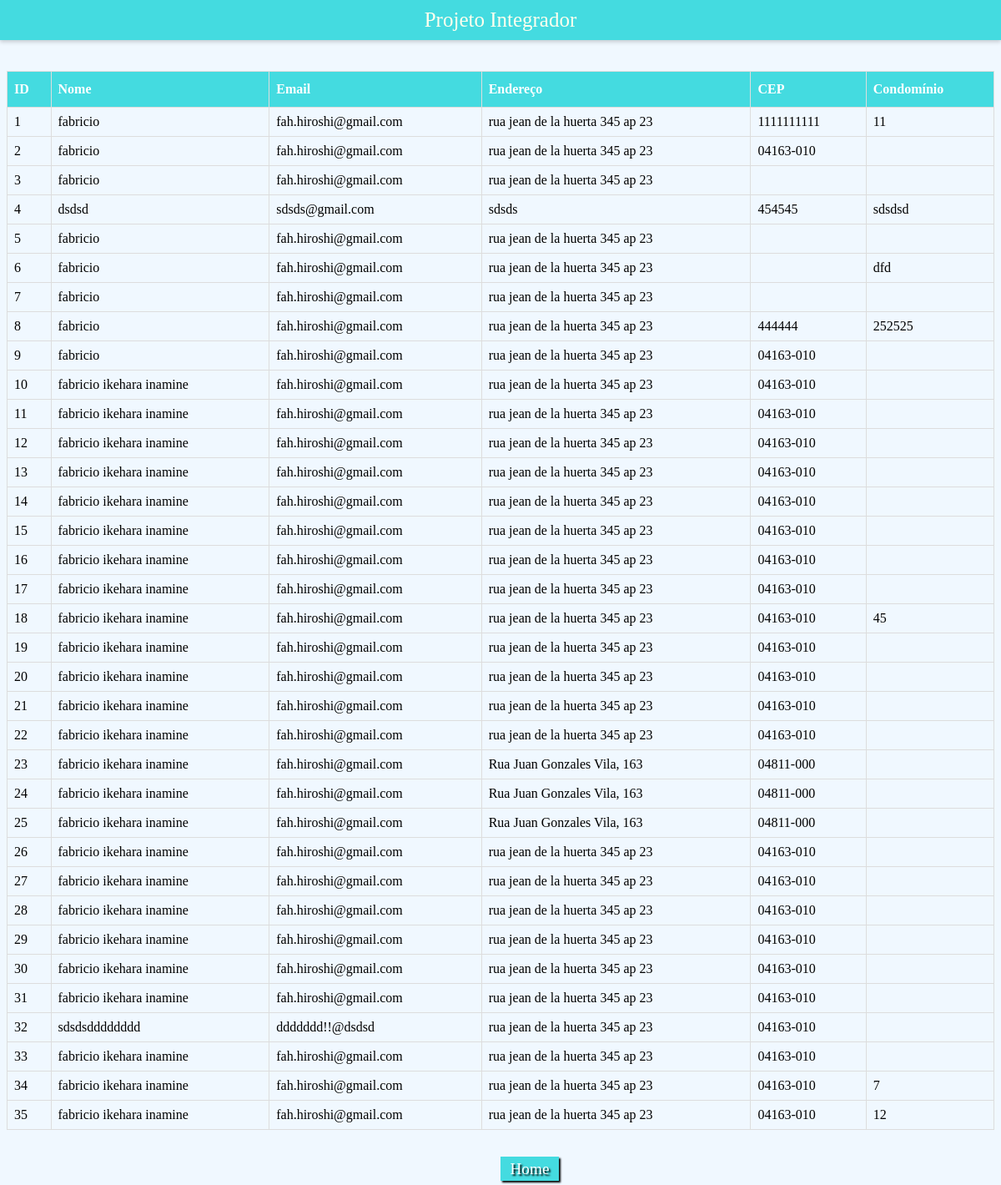
Before: /exibir_usuarios/ with the older database file.
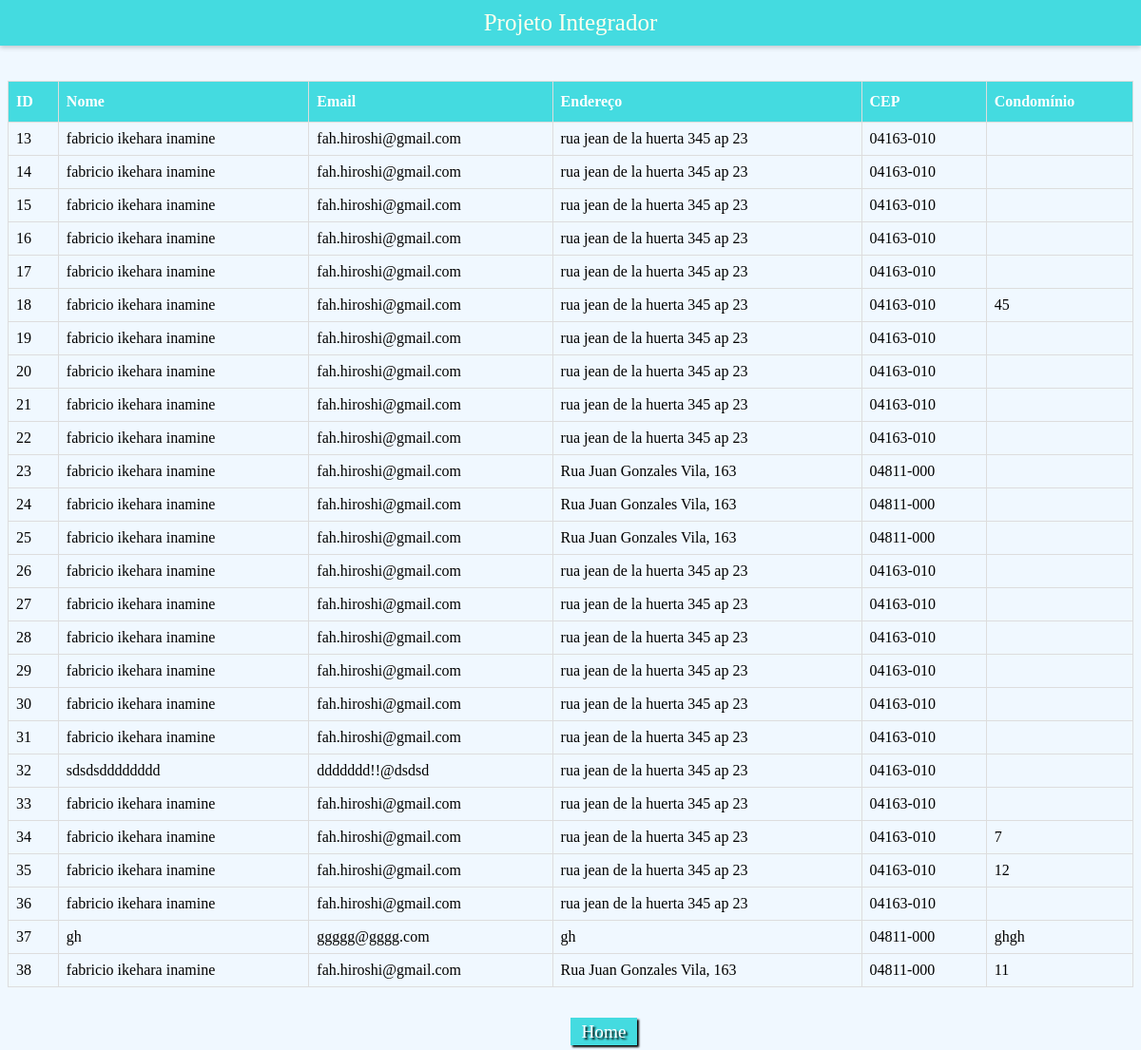
After: the same page with the newer database file.
### app_cad_usuarios/models.py (models this page shows)
class Usuario(models.Model):
    id_usuario = models.AutoField(primary_key=True)
    nome = models.TextField(max_length=50)
    email = models.EmailField(max_length=50)
    endereco = models.TextField(max_length= 200)
    cep = models.CharField(max_length=9)
    condominio = models.TextField(max_length=20)

### app_cad_usuarios/views.py (the view)
# urls.py: path('exibir_usuarios/', views.exibir_usuarios, name='exibir_usuarios'),
def exibir_usuarios(request):
    usuarios = Usuario.objects.all()
    return render(request, 'usuarios/exibir_usuarios.html', {'usuarios': usuarios})

### app_cad_usuarios/templates/usuarios/exibir_usuarios.html (shortened to what this page needs)
{% load static %}
<link rel="stylesheet" href="{% static 'css/style.css' %}">
<nav>
    <div class="title-bar">
      <span>Projeto Integrador</span>
    </div>
</nav>
<h2>Usuários</h2>
<table>
  <tr>
    <th>ID</th>
    <th>Nome</th>
    <th>Email</th>
    <th>Endereço</th>
    <th>CEP</th>
    <th>Condomínio</th>
  </tr>
  {% for usuario in usuarios %}
  <tr>
    <td>{{ usuario.id_usuario }}</td>
    <td>{{ usuario.nome }}</td>
    <td>{{ usuario.email }}</td>
    <td>{{ usuario.endereco }}</td>
    <td>{{ usuario.cep }}</td>
    <td>{{ usuario.condominio }}</td>
  </tr>
  {% endfor %}
</table>
<a href="/" class="botao">Home</a>

Changed rows visible on the page:
removed Usuario: id_usuario "1", nome "fabricio", email "fah.hiroshi@gmail.com", endereco "rua jean de la huerta 345 ap 23", cep "1111111111", condominio "11"
removed Usuario: id_usuario "2", nome "fabricio", email "fah.hiroshi@gmail.com", endereco "rua jean de la huerta 345 ap 23", cep "04163-010"
removed Usuario: id_usuario "3", nome "fabricio", email "fah.hiroshi@gmail.com", endereco "rua jean de la huerta 345 ap 23"
removed Usuario: id_usuario "4", nome "dsdsd", email "sdsds@gmail.com", endereco "sdsds", cep "454545", condominio "sdsdsd"
removed Usuario: id_usuario "5", nome "fabricio", email "fah.hiroshi@gmail.com", endereco "rua jean de la huerta 345 ap 23"
removed Usuario: id_usuario "6", nome "fabricio", email "fah.hiroshi@gmail.com", endereco "rua jean de la huerta 345 ap 23", condominio "dfd"
removed Usuario: id_usuario "7", nome "fabricio", email "fah.hiroshi@gmail.com", endereco "rua jean de la huerta 345 ap 23"
removed Usuario: id_usuario "8", nome "fabricio", email "fah.hiroshi@gmail.com", endereco "rua jean de la huerta 345 ap 23", cep "444444", condominio "252525"
removed Usuario: id_usuario "9", nome "fabricio", email "fah.hiroshi@gmail.com", endereco "rua jean de la huerta 345 ap 23", cep "04163-010"
removed Usuario: id_usuario "10", nome "fabricio ikehara inamine", email "fah.hiroshi@gmail.com", endereco "rua jean de la huerta 345 ap 23", cep "04163-010"
removed Usuario: id_usuario "11", nome "fabricio ikehara inamine", email "fah.hiroshi@gmail.com", endereco "rua jean de la huerta 345 ap 23", cep "04163-010"
removed Usuario: id_usuario "12", nome "fabricio ikehara inamine", email "fah.hiroshi@gmail.com", endereco "rua jean de la huerta 345 ap 23", cep "04163-010"
added Usuario: id_usuario "36", nome "fabricio ikehara inamine", email "fah.hiroshi@gmail.com", endereco "rua jean de la huerta 345 ap 23", cep "04163-010"
added Usuario: id_usuario "37", nome "gh", email "ggggg@gggg.com", endereco "gh", cep "04811-000", condominio "ghgh"
added Usuario: id_usuario "38", nome "fabricio ikehara inamine", email "fah.hiroshi@gmail.com", endereco "Rua Juan Gonzales Vila, 163", cep "04811-000", condominio "11"
